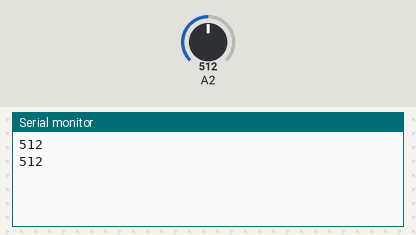
A sketch run on a simulated Arduino Uno, built with avr-gcc and run on an emulated ATmega328P. On the bench: the last lines printed to the serial monitor. The test bench sets the inputs (shaded band); at power-on: A2 = 512.

Above: at 1.8 s.
1.9 s: A2 set to 716
At 2.4 s:
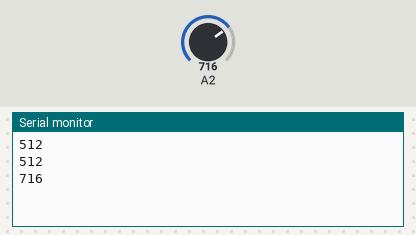
3.4 s: A2 set to 900
At 4.8 s:
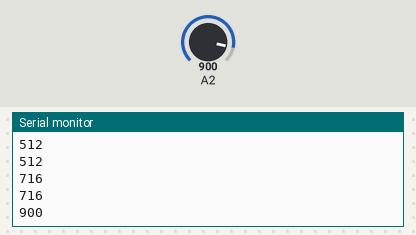
Timing chart, 0 to 6.4 s (numbered marks = the images above; inputs shaded):
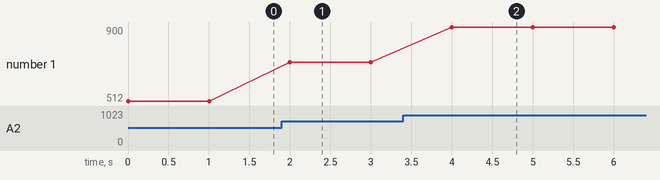

The sketch:

06_ADC.ino
```cpp
/*    Connections
 *     ADC pin INPUT = 1.8v
 *    Pot Input ----- 1k Reg ------Microcontroller ADC Pin------1k Reg ------- GND
 *
 *
 */


int i=0;
void setup()
{
  // put your setup code here, to run once:
  pinMode(2,INPUT);
  Serial.begin(9600);
}

void loop()
{
  // put your main code here, to run repeatedly:
  i=analogRead(2);
  Serial.println(i);
  delay(1000);
}
```

Measured:
- after the input at 1.9 s, the serial monitor: prints a new line after 0.10 s (image 1)
- after the input at 3.4 s, the serial monitor: prints a new line after 0.60 s (image 2)
- plotted number 1: 512 → 716 after the input at 1.9 s, 716 → 900 after the input at 3.4 s
